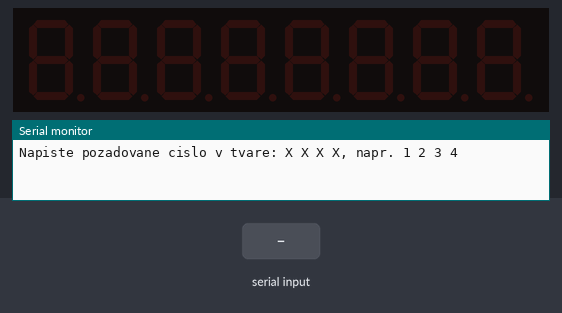
Simulated run of this sketch. Board: Arduino Uno, built with avr-gcc and run on an emulated ATmega328P. Parts: 8-digit seven-segment display, the last lines printed to the serial monitor. The inputs (shaded band) are chosen by the test bench.

Above: at 1.2 s.
1.3 s: "90,45,200,10\n" received over Serial
At 2.3 s:
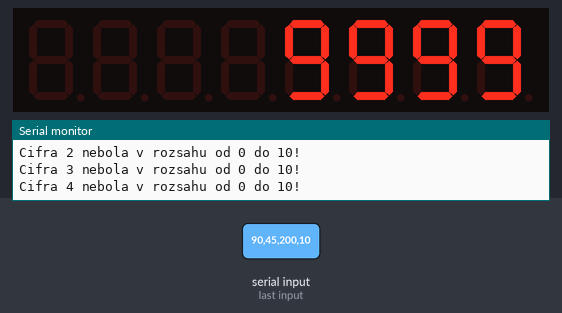
2.9 s: "30,150,10,200\n" received over Serial
Timing chart, 0 to 5.9 s (numbered marks = the images above; inputs shaded):
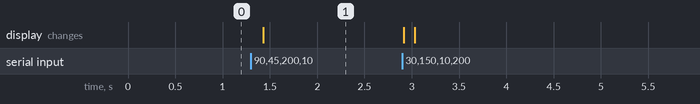

The sketch:

uloha_c.7_Max7219_4cif7seg_displej.ino
```cpp
#include "LedControl.h" //  need the library

LedControl lc=LedControl(11,13,10,1); //Cisla na led control znamenaju:
//MAX7219ENG Pin1 Din - Pin 11 na Arduine
//MAX7219ENG Pin12 LOAD(CS) - Pin 10 na Arduine
//MAX7219ENG Pin13 CLK - Pin13 na Arduine
//1 lebo pouzivame 1 MAX7219 chip

int displej0 = 0; //definovanie premennych na jednotlive cifry na displeji
int displej1 = 0;
int displej2 = 0;
int displej3 = 0;

void setup()
{
  Serial.begin(9600); //zacatie seriovej komunikacie
  Serial.println("Napiste pozadovane cislo v tvare: X X X X, napr. 1 2 3 4"); //vysvetlenie ako zadavat numericke hodnoty
  //0 je oznacenie MAX7219 Controlleru
  lc.shutdown(0,false);// zapnutie chipu, 0 je adresa chipu, ktora zacina 0, napr. keby su 2 chipy tak ich oznacime
  lc.setIntensity(0,8);// jas displeja, od 0 do 15
  lc.clearDisplay(0);// vymazanie hodnot na displeji
}

void loop()
{
while (Serial.available()) {

    displej0 = Serial.parseInt(); //nacitanie cisla, kde to vzdy hlada dalsi integer
    displej1 = Serial.parseInt();
    displej2 = Serial.parseInt();
    displej3 = Serial.parseInt();

    if (Serial.read() == '\n') { //spusti sa ked stlacime enter
      lc.clearDisplay(0); //vymazanie hodnoty na displeji
      konzola(); //funkcia konzola, ktora sa postara o vypisanie
  }
}
}
void konzola(){
      Serial.print("Displej = "); //vypisanie uzivatelom zadanych premennych do COMu
      Serial.print(displej0);
      Serial.print(displej1);
      Serial.print(displej2);
      Serial.print(displej3);
      Serial.println();

      chybovaHlaska(); //funkcia na vypisanie chybovej hlasky ak je zadana cifra menej ako 0 alebo viac ako 9

      displej0 = constrain(displej0, 0, 9); //obmedzenie zadanych hodnot kazdej cifry od 0 po 9
      displej1 = constrain(displej1, 0, 9);
      displej2 = constrain(displej2, 0, 9);
      displej3 = constrain(displej3, 0, 9);

      lc.setDigit(0,0,displej0,false); //nastavenie jednotlivych hodnot na displeji
      lc.setDigit(0,1,displej1,false);
      lc.setDigit(0,2,displej2,false);
      lc.setDigit(0,3,displej3,false);
}

void chybovaHlaska(){
       if (displej0<0 || displej0>9) { //kontrolna podmienka ci je to od 0 do 9
        Serial.println("Cifra 1 nebola v rozsahu od 0 do 10!");
        }
       if (displej1<0 || displej1>9) {
          Serial.println("Cifra 2 nebola v rozsahu od 0 do 10!");
        }
       if (displej2<0 || displej2>9) {
          Serial.println("Cifra 3 nebola v rozsahu od 0 do 10!");
        }
       if (displej3<0 || displej3>9) {
          Serial.println("Cifra 4 nebola v rozsahu od 0 do 10!");
        }
}
```

Measured:
- after the input at 1.3 s, the display: changes after 0.13 s (image 1)
